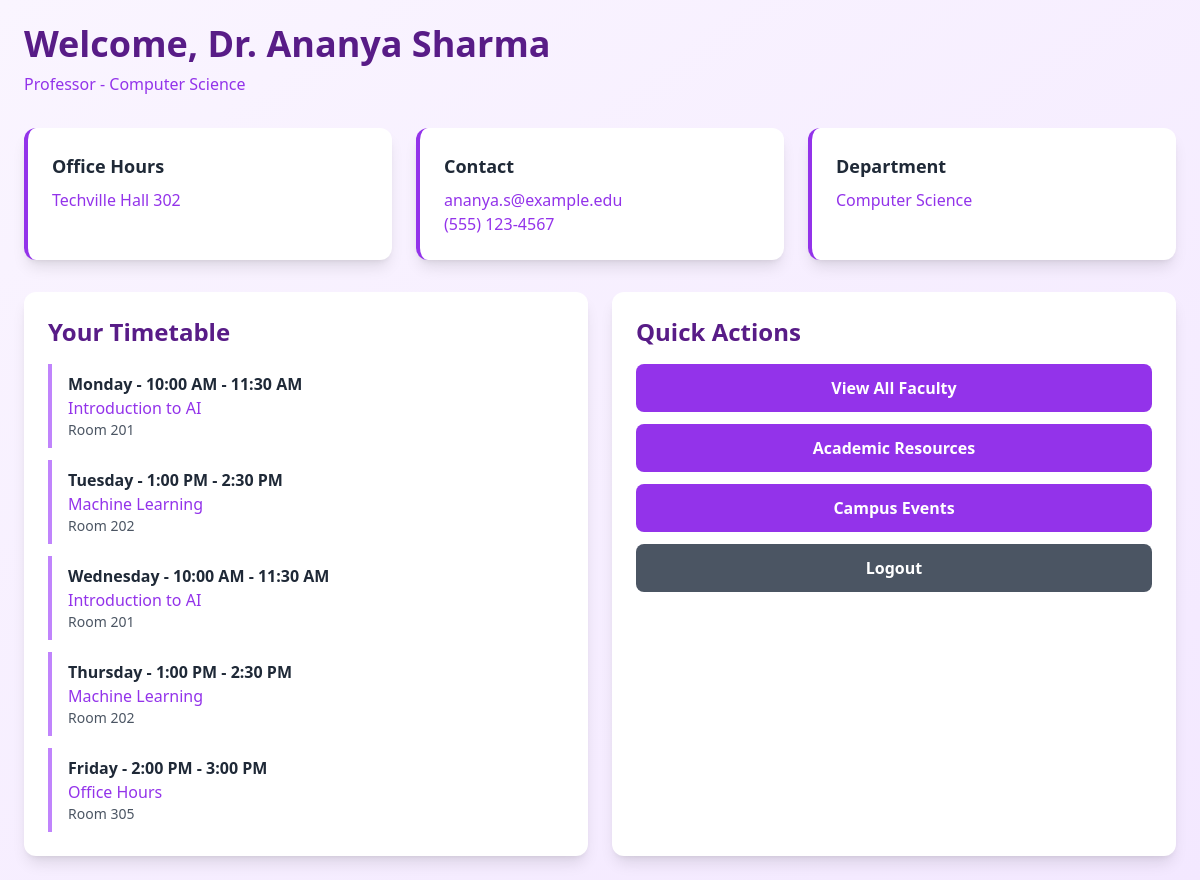
The page /faculty/dashboard (signed in) on the database its author committed.
### models.py (models this page shows, shortened)
class Faculty(db.Model):
    id = db.Column(db.Integer, primary_key=True)
    name = db.Column(db.String(100), nullable=False)
    designation = db.Column(db.String(100))
    department = db.Column(db.String(100))
    subjects = db.Column(db.Text)
    photo = db.Column(db.String(200))
    bio = db.Column(db.Text)
    joined_date = db.Column(db.Date)
    office = db.Column(db.String(100))
    phone = db.Column(db.String(20))
    email = db.Column(db.String(100), unique=True)
    linkedin = db.Column(db.String(255))
    password_hash = db.Column(db.String(255))
    login_status = db.Column(db.Boolean, default=False)
    session_token = db.Column(db.String(100))
    education = db.relationship('Education', backref='faculty', lazy=True)
    timetable = db.relationship('Timetable', backref='faculty', lazy=True)

class Timetable(db.Model):
    id = db.Column(db.Integer, primary_key=True)
    day = db.Column(db.String(20), nullable=False)
    time = db.Column(db.String(50), nullable=False)
    course = db.Column(db.String(100), nullable=False)
    location = db.Column(db.String(100))
    faculty_id = db.Column(db.Integer, db.ForeignKey('faculty.id'), nullable=False)

### app.py (the view)
@app.route('/faculty/dashboard')
def faculty_dashboard():
    faculty_id = request.cookies.get('faculty_id')
    if not faculty_id:
        return redirect(url_for('login'))
    faculty_member = Faculty.query.get(faculty_id)
    return render_template('faculty/dashboard.html', faculty=faculty_member)

### templates/faculty/dashboard.html (shortened to what this page needs)
{% extends "auth_base.html" %}
{% block content %}
<div class="min-h-screen bg-gradient-to-br from-purple-50 to-purple-100 p-6">
    <div class="max-w-7xl mx-auto">
        <div class="mb-8">
            <h1 class="text-4xl font-bold text-purple-900">Welcome, {{ faculty.name }}</h1>
            <p class="text-purple-600 mt-2">{{ faculty.designation }} - {{ faculty.department }}</p>
        </div>
        <div class="grid grid-cols-1 md:grid-cols-3 gap-6 mb-8">
            <div class="bg-white rounded-xl p-6 shadow-lg border-l-4 border-purple-600">
                <h3 class="text-lg font-semibold text-gray-800 mb-2">Office Hours</h3>
                <p class="text-purple-600">{{ faculty.office or 'Not set' }}</p>
            </div>
            <div class="bg-white rounded-xl p-6 shadow-lg border-l-4 border-purple-600">
                <h3 class="text-lg font-semibold text-gray-800 mb-2">Contact</h3>
                <p class="text-purple-600">{{ faculty.email }}</p>
                <p class="text-purple-600">{{ faculty.phone or 'No phone' }}</p>
            </div>
            <div class="bg-white rounded-xl p-6 shadow-lg border-l-4 border-purple-600">
                <h3 class="text-lg font-semibold text-gray-800 mb-2">Department</h3>
                <p class="text-purple-600">{{ faculty.department }}</p>
            </div>
        </div>
        <div class="grid grid-cols-1 md:grid-cols-2 gap-6">
            <div class="bg-white rounded-xl p-6 shadow-lg">
                <h2 class="text-2xl font-bold text-purple-900 mb-4">Your Timetable</h2>
                {% if faculty.timetable %}
                <div class="space-y-3">
                    {% for slot in faculty.timetable %}
                    <div class="border-l-4 border-purple-400 pl-4 py-2">
                        <p class="font-semibold text-gray-800">{{ slot.day }} - {{ slot.time }}</p>
                        <p class="text-purple-600">{{ slot.course }}</p>
                        <p class="text-gray-600 text-sm">{{ slot.location }}</p>
                    </div>
                    {% endfor %}
                </div>
                {% else %}
                <p class="text-gray-500">No timetable set</p>
                {% endif %}
            </div>
            <div class="bg-white rounded-xl p-6 shadow-lg">
                <h2 class="text-2xl font-bold text-purple-900 mb-4">Quick Actions</h2>
                <div class="space-y-3">
                    <a href="{{ url_for('faculty') }}" class="block w-full bg-purple-600 text-white py-3 rounded-lg font-semibold hover:bg-purple-700 transition text-center">
                        View All Faculty
                    </a>
                    <a href="{{ url_for('academic_resources') }}" class="block w-full bg-purple-600 text-white py-3 rounded-lg font-semibold hover:bg-purple-700 transition text-center">
                        Academic Resources
                    </a>
                    <a href="{{ url_for('events') }}" class="block w-full bg-purple-600 text-white py-3 rounded-lg font-semibold hover:bg-purple-700 transition text-center">
                        Campus Events
                    </a>
                    <a href="{{ url_for('login') }}" class="block w-full bg-gray-600 text-white py-3 rounded-lg font-semibold hover:bg-gray-700 transition text-center">
                        Logout
                    </a>
                </div>
            </div>
        </div>
    </div>
</div>
{% endblock %}

### static/css/style.css (style rules this page uses)
:root { --primary-purple: #7c3aed; --primary-purple-dark: #6d28d9; --primary-purple-light: #a78bfa; --secondary-purple: #8b5cf6; --accent-purple: #c4b5fd; --gradient-primary: linear-gradient(135deg, #7c3aed 0%, #6d28d9 100%); --gradient-secondary: linear-gradient(135deg, #8b5cf6 0%, #7c3aed 100%); --gradient-accent: linear-gradient(135deg, #a78bfa 0%, #c4b5fd 100%); --gradient-success: linear-gradient(135deg, #10b981 0%, #059669 100%); --gradient-warning: linear-gradient(135deg, #f59e0b 0%, #d97706 100%); --gradient-dark: linear-gradient(135deg, #1e1b4b 0%, #312e81 100%); }

### rows shown on the page
Faculty: name "Dr. Ananya Sharma", designation "Professor", department "Computer Science", office "Techville Hall 302", email "ananya.s@example.edu", phone "(555) 123-4567"
Timetable: day "Monday", time "10:00 AM - 11:30 AM", course "Introduction to AI", location "Room 201"
Timetable: day "Tuesday", time "1:00 PM - 2:30 PM", course "Machine Learning", location "Room 202"
Timetable: day "Wednesday", time "10:00 AM - 11:30 AM", course "Introduction to AI", location "Room 201"
Timetable: day "Thursday", time "1:00 PM - 2:30 PM", course "Machine Learning", location "Room 202"
Timetable: day "Friday", time "2:00 PM - 3:00 PM", course "Office Hours", location "Room 305"
